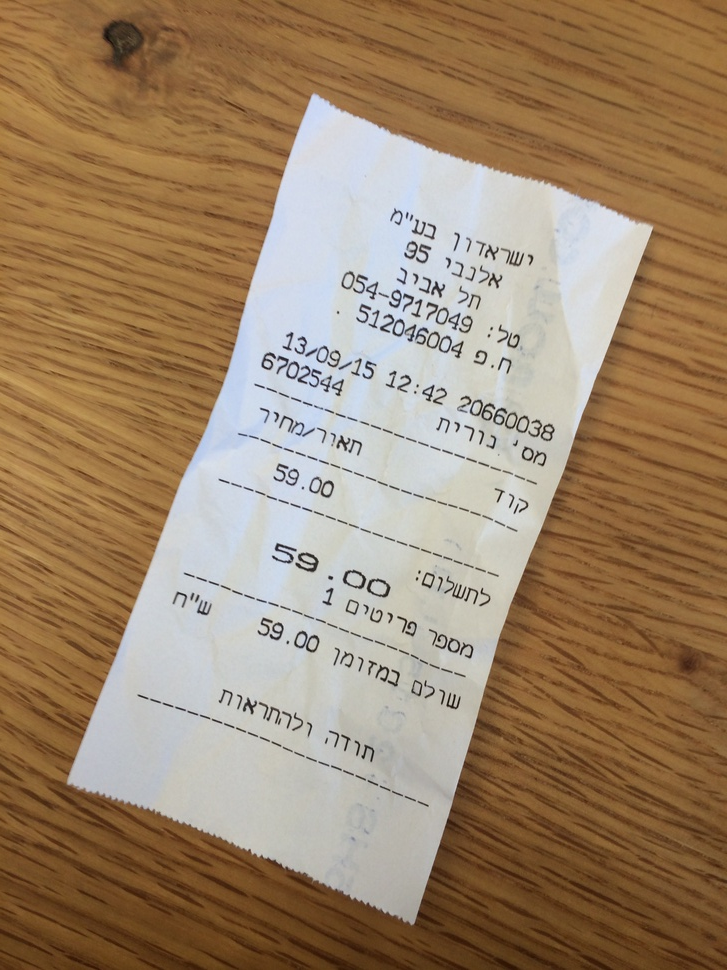
//> input picture ocr/pics/heb.jpg, 727 x 970 px, shrunk from 2448 x 3264 before the run
$ ./opencv_rotate_heb   (built with g++ and OpenCV 4)
//> lines starting //> are read from the running program, lines starting //| are printed output that depends on the picture

// g++ $(pkg-config --cflags --libs opencv)opencv_rotate_heb.cc -oopencv_rotate_heb && ./opencv_rotate_heb

#include "opencv2/opencv.hpp"

// testing: http://felix.abecassis.me/2011/10/opencv-rotation-deskewing/
void deskew(const char* filename, double angle)
{
//> called with filename = "./pics/heb.jpg", angle = -70.06
  cv::Mat img = cv::imread(filename, 0);
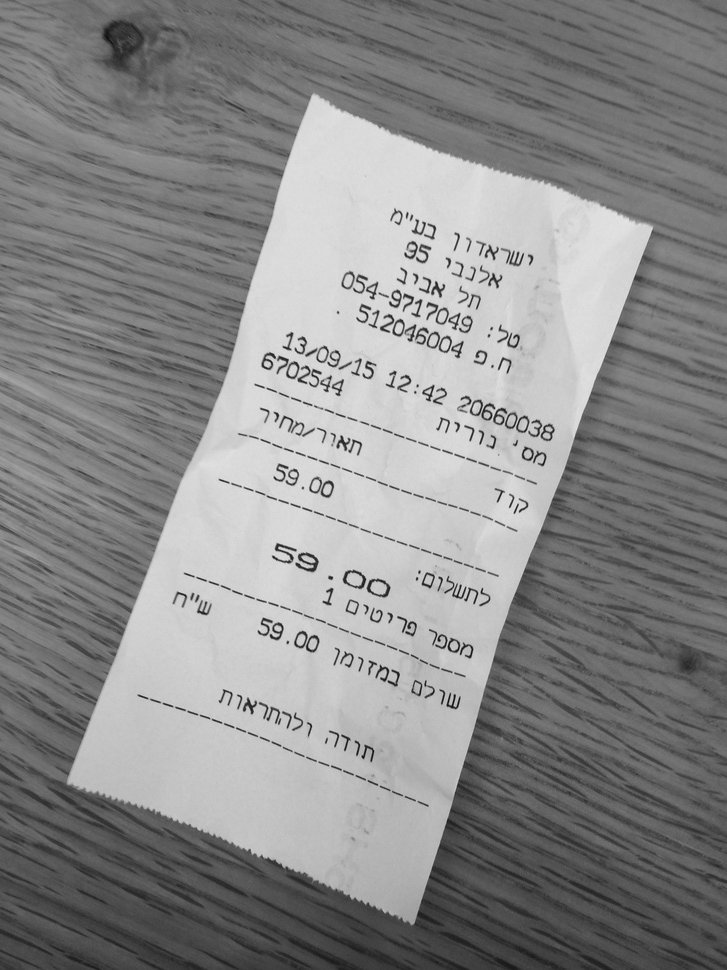
//> img: 970 rows x 727 cols, CV_8UC1; min 11, max 230, mean 137.7

  cv::bitwise_not(img, img);
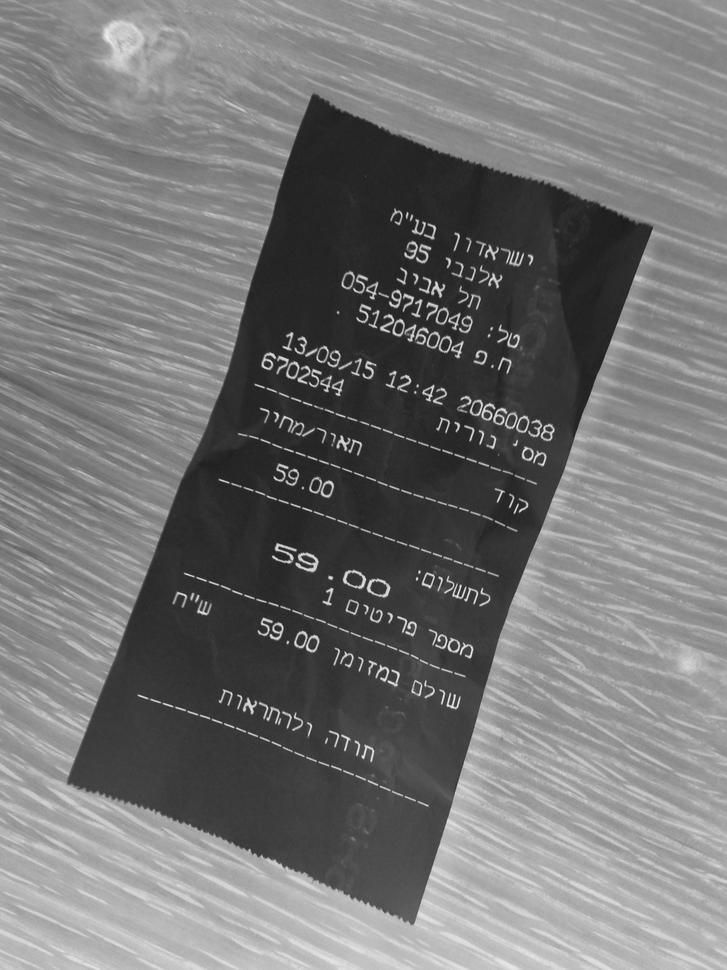
//> img: 970 rows x 727 cols, CV_8UC1; min 25, max 244, mean 117.3

  std::vector<cv::Point> points;
  cv::Mat_<uchar>::iterator it = img.begin<uchar>();
  cv::Mat_<uchar>::iterator end = img.end<uchar>();
  for (; it != end; ++it)
    if (*it)
      points.push_back(it.pos());
//> after the loop, points = 705190 items

  cv::RotatedRect box = cv::minAreaRect(cv::Mat(points));
//> box = centre (363, 484.5), size (969, 726), angle -90

  cv::Mat rot_mat = cv::getRotationMatrix2D(box.center, angle, 1);
//> rot_mat = [[0.341, -0.94, 694.7], [0.94, 0.341, -21.97]]

  cv::Mat rotated;
  cv::warpAffine(img, rotated, rot_mat, img.size(), cv::INTER_CUBIC);
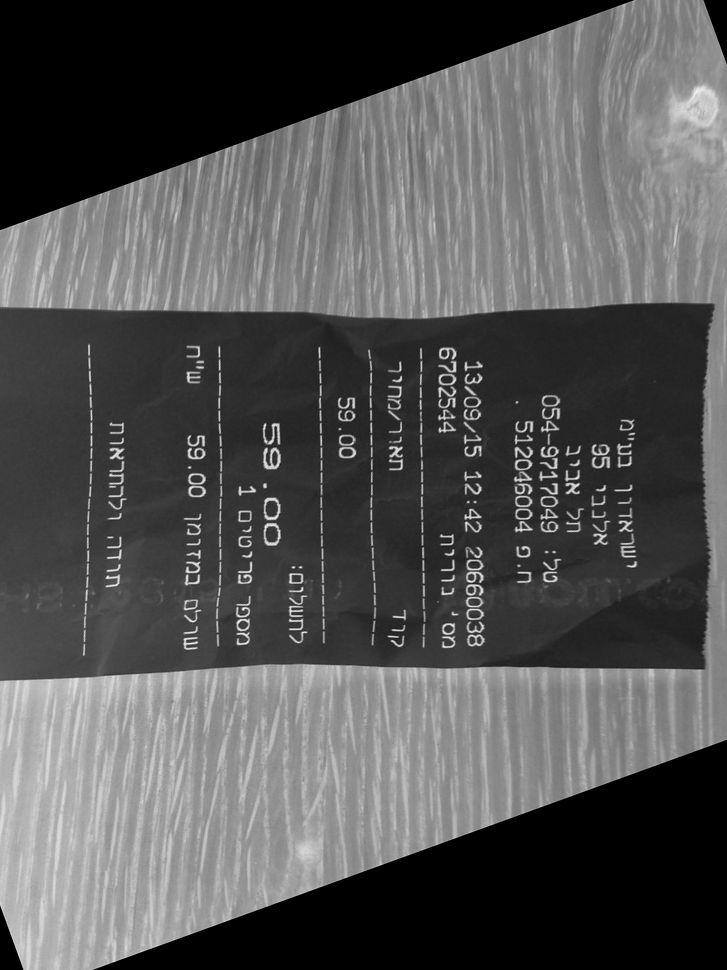
//> rotated: 970 rows x 727 cols, CV_8UC1; min 0, max 250, mean 84.3

  cv::Size box_size = box.size;
//> box_size = Size(969, 726)
  if (box.angle < -45.)
    std::swap(box_size.width, box_size.height);
  cv::Mat cropped;
  cv::getRectSubPix(rotated, box_size, box.center, cropped);
//> box_size = Size(726, 969)

  // [4 lines of commented-out code are left out]
  cv::bitwise_not(cropped, cropped);
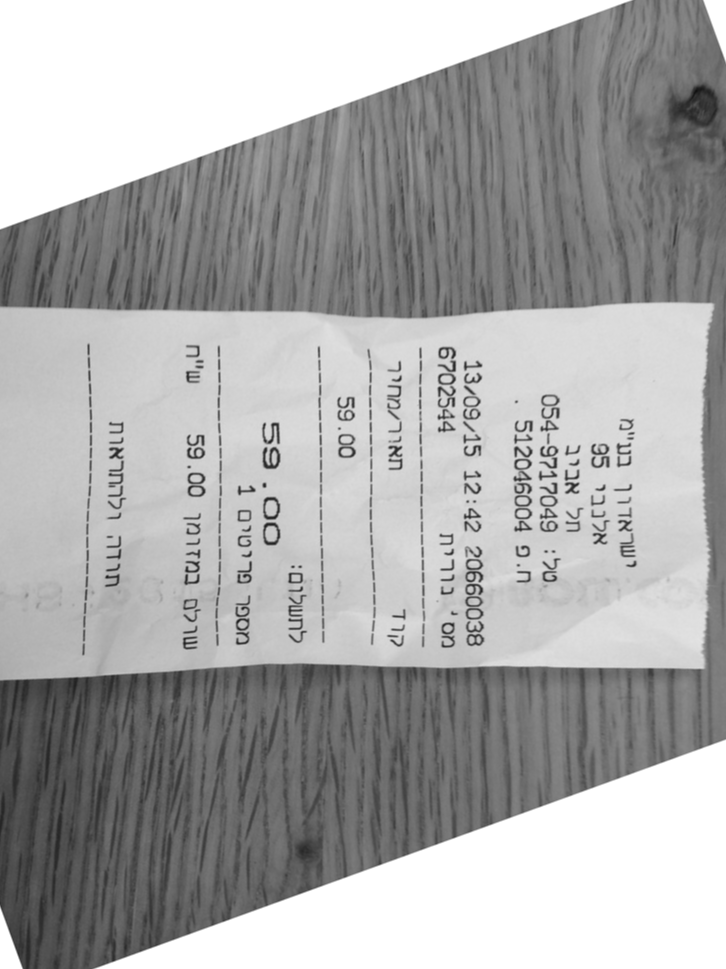
//> cropped: 969 rows x 726 cols, CV_8UC1; min 17, max 255, mean 170.6
  cv::imwrite("./img_pre/heb_rot.jpg", cropped);
}

int main ( int argc, char** argv )
{
  // [5 lines of commented-out code are left out]
  deskew( "./pics/heb.jpg", -70.0605 );
  // deskew( "./pics/heb.jpg", 289.95 ); /*this is working???*/
  // deskew( "./img_pre/heb.jpg", 248.6047 ); /*this is working???*/
  // deskew( "./img_pre/heb.jpg", 348.6 );

  return 0;
}

$ run again, with ocr/img_pre/heb.jpg copied over ocr/pics/heb.jpg
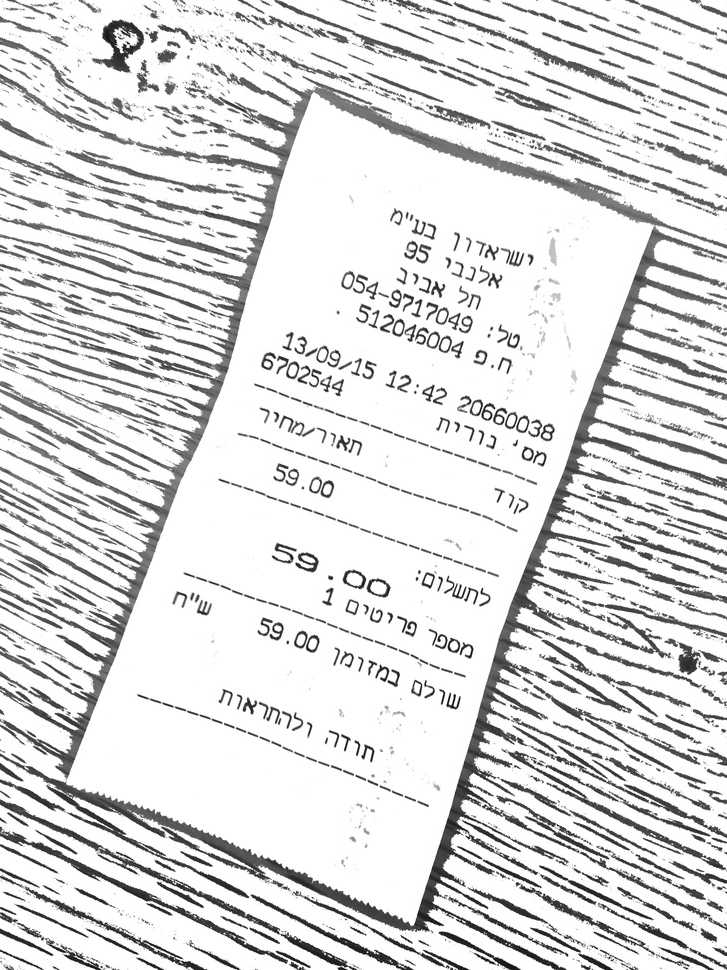
//> input picture ocr/img_pre/heb.jpg, 727 x 970 px, shrunk from 2448 x 3264 before the run
//> in deskew, img is the input picture: 970 rows x 727 cols, CV_8UC1; min 0, max 255, mean 220.8
//> after the loop in deskew, `for (; it != end; ++it)`: points = 342403 items
//> box = centre (363, 484.5), size (969, 726), angle -90
//> rot_mat = [[0.341, -0.94, 694.7], [0.94, 0.341, -21.97]]
//> in deskew, `cv::warpAffine(img, rotated, rot_mat, img.size(), cv::INTER_CUBIC);`:
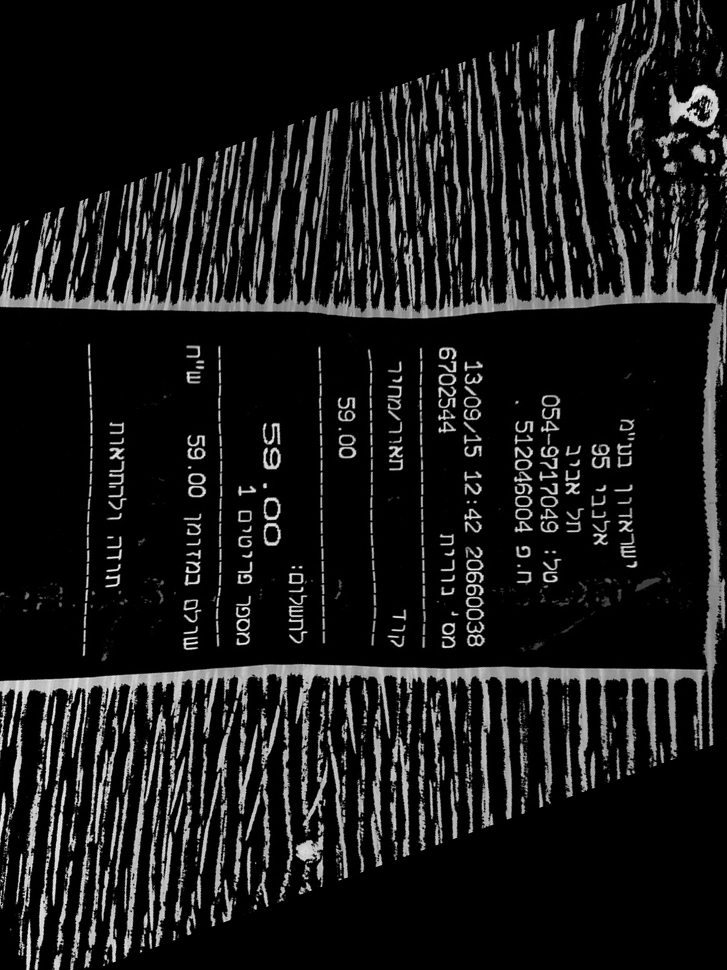
//> rotated: 970 rows x 727 cols, CV_8UC1; min 0, max 255, mean 25.8
//> in deskew, `cv::Size box_size = box.size;`: box_size = Size(969, 726)
//> in deskew, `cv::getRectSubPix(rotated, box_size, box.center, cropped);`: box_size = Size(726, 969)
//> in deskew, `cv::bitwise_not(cropped, cropped);`:
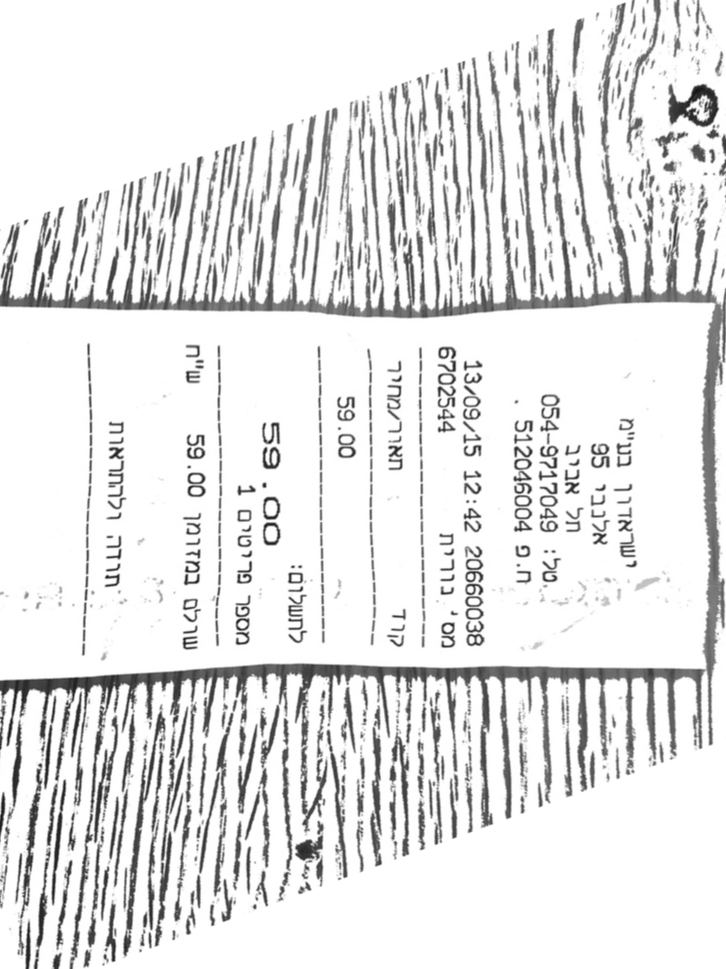
//> cropped: 969 rows x 726 cols, CV_8UC1; min 18, max 255, mean 229.2
